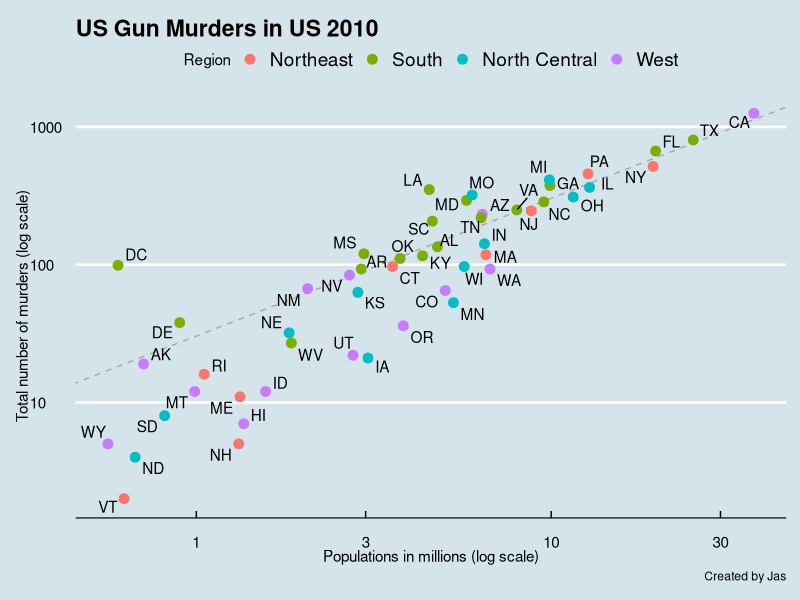
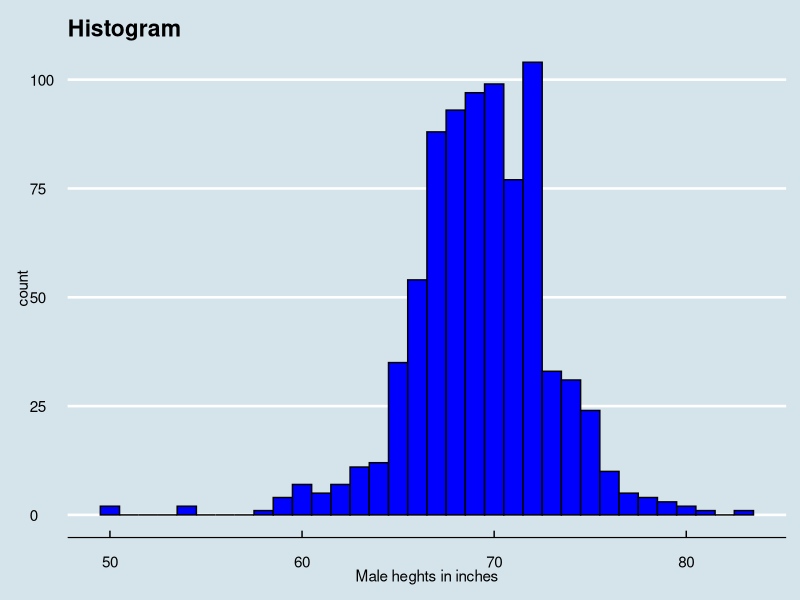
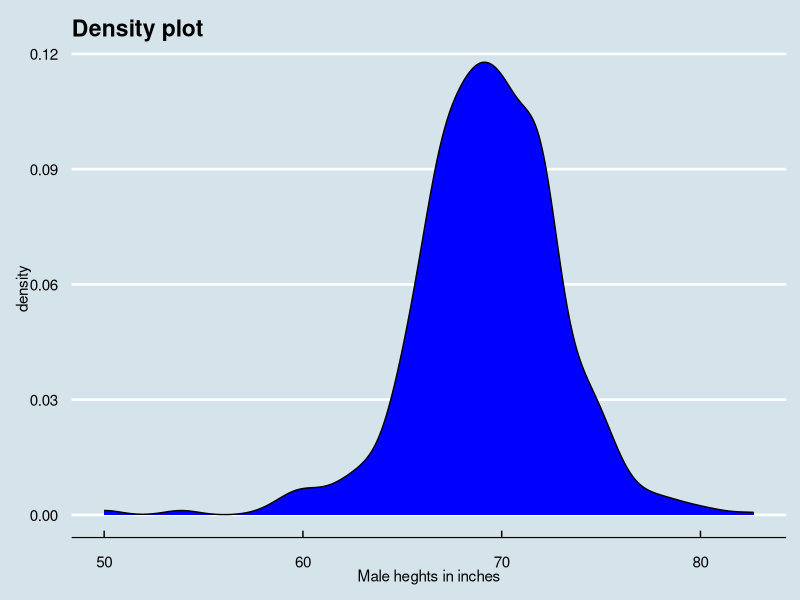
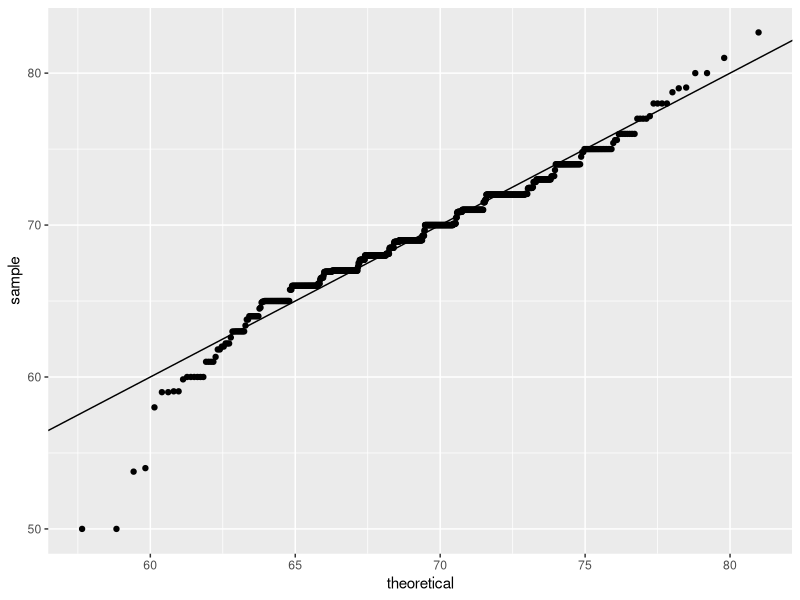
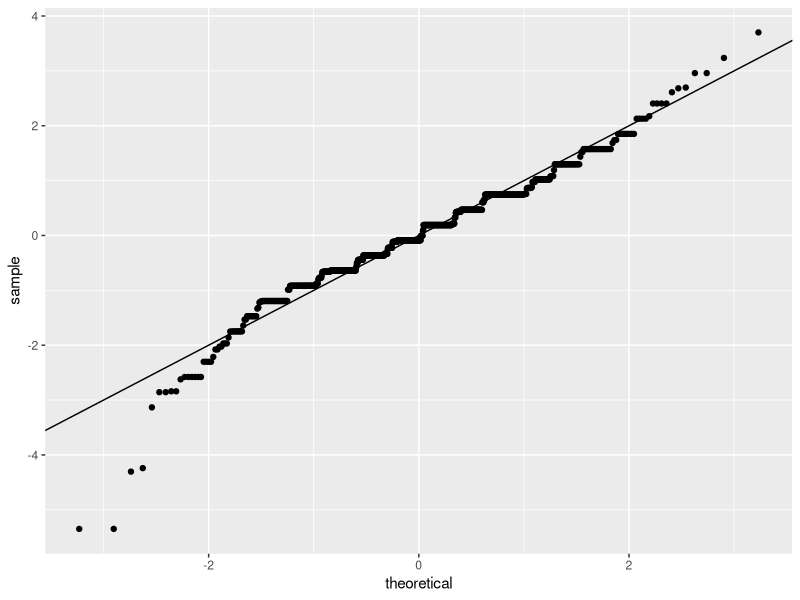
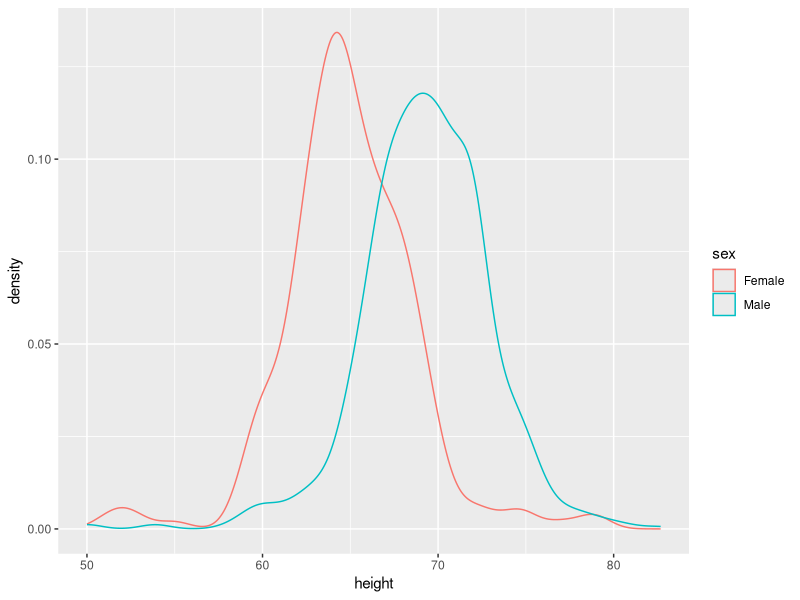
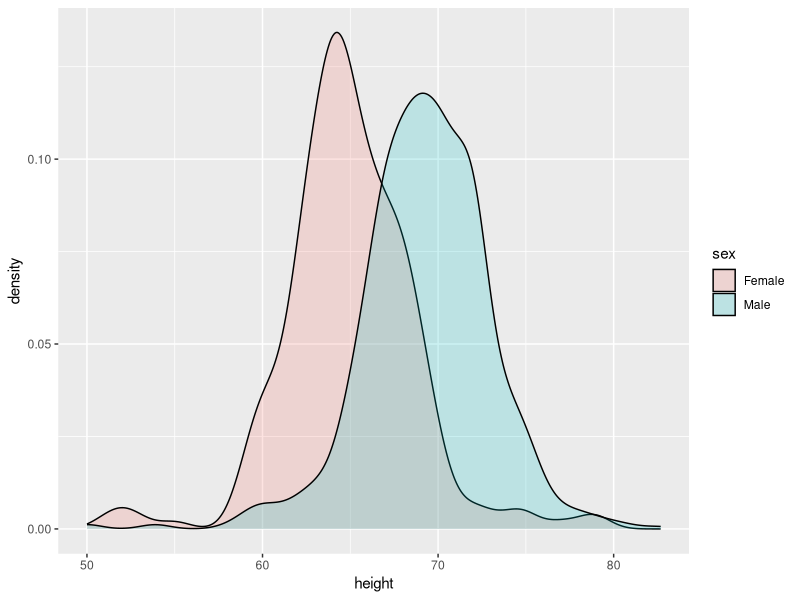

The R source for these figures, in order: (Note: this script raises an error after producing the figures.)
library(dslabs)
library(tidyverse)
library(ggthemes)
library(ggrepel)


# Creating a scaterplot ---------------------------------------------------
data(murders)
# Creating the log10 slope of the averge murder rate in the US
r <- murders %>% 
  summarize(rate=sum(total)/sum(population)*10^6) %>% .$rate

# Creating a nice scatterplot
ggplot(data = murders, aes(x=population/10^6, y=total, label=abb)) +
  geom_abline(intercept = log10(r), lty=2, color="darkgrey")+
  geom_point(aes(color = region), size = 3)+
  geom_text_repel() + #Making sure the labels don't overlap
  scale_x_log10()+
  scale_y_log10() +
  labs(title= "US Gun Murders in US 2010", x="Populations in millions (log scale)", y="Total number of murders (log scale)", caption = "Created by Jas")+
  scale_color_discrete(name = "Region")+
  theme_economist() #Nice theme




# Creating summary plots --------------------------------------------------
data("heights")
head(heights)

heights %>% filter(sex=="Male") 

p <-  heights %>% 
  filter(sex=="Male") %>% 
  ggplot(aes(x=height))

# Histogram
p + geom_histogram(binwidth = 1, fill="blue", col="black") +
  xlab("Male heghts in inches") +
  ggtitle("Histogram") +
  theme_economist()

# Density plot
p + geom_density(fill="blue", col="black") +
  xlab("Male heghts in inches") +
  ggtitle("Density plot") +
  theme_economist()

# Q-Q Plot (option 1 calculation the mean and sd)
p <- heights %>% filter(sex=="Male") %>% 
  ggplot(aes(sample=height))

params <- heights %>% 
  filter(sex=="Male") %>%
  summarize(mean=mean(height), sd= sd(height))

p + geom_qq(dparams = params) +
  geom_abline()

#Q-Q plor (Option 2, scaling the data in the function)

heights %>%  filter(sex=="Male") %>% 
  ggplot(aes(sample = scale(height))) +
  geom_qq()+
  geom_abline()


# Creating two smooth density plots on top of each other ------------------

data("heights")

heights %>% ggplot(aes(x=height, color=sex))+
  geom_density(sample=heights)

heights %>% ggplot(aes(x=height, fill=sex))+
  geom_density(sample=heights, alpha=0.2)

# Creating grid of plots --------------------------------------------------

plot <- heights %>% filter(sex=="Male") %>% ggplot(aes(x=height))

p1 <- plot+geom_histogram(binwidth = 1, fill="blue",col="black") + ggtitle("Histogram with binwith =1")
p2 <- plot+geom_histogram(binwidth = 2, fill="blue",col="black") + ggtitle("Histogram with binwith =2")
p3 <- plot+geom_histogram(binwidth = 3, fill="blue",col="black")+ ggtitle("Histogram with binwith =3")
p4 <- plot+geom_histogram(binwidth = 0.5, fill="blue",col="black") + ggtitle("Histogram with binwith =0.5")
p5 <- plot+geom_histogram(binwidth = 0.1, fill="blue",col="black") + ggtitle("Histogram with binwith =0.1")
p6 <- plot+geom_histogram(binwidth = 4, fill="blue",col="black")+ ggtitle("Histogram with binwith =4")


library(gridExtra)
grid.arrange(p1,p2,p3, ncol=3,newpage = p4,p5,p6)
